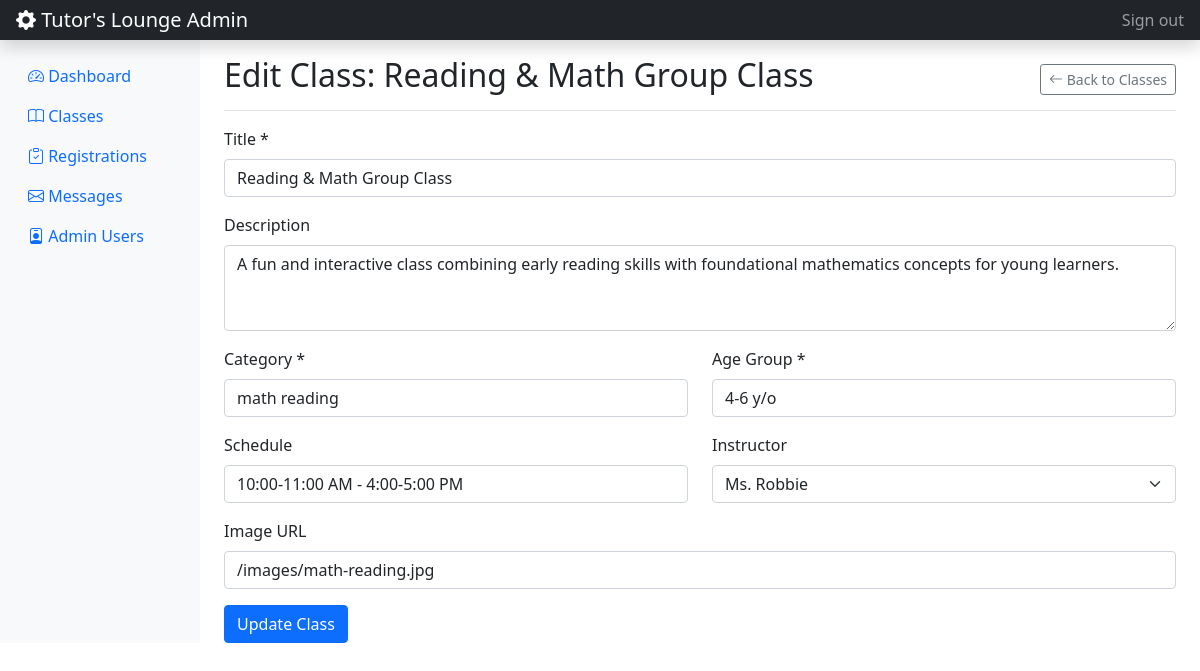
/admin/edit_class.php?id=1 (signed in), run on the app's committed database.
### tables this page shows
CREATE TABLE `classes` (
  `id` int(11) NOT NULL,
  `title` varchar(255) NOT NULL,
  `description` text DEFAULT NULL,
  `category` varchar(100) DEFAULT NULL,
  `age_group` varchar(50) DEFAULT NULL,
  `schedule` varchar(100) DEFAULT NULL,
  `instructor` varchar(100) DEFAULT NULL,
  `image_url` varchar(255) DEFAULT '/api/placeholder/400/300',
  `created_at` timestamp NOT NULL DEFAULT current_timestamp()
);

CREATE TABLE `professors` (
  `id` int(11) NOT NULL,
  `name` varchar(100) NOT NULL,
  `bio` text DEFAULT NULL,
  `specialization` varchar(100) DEFAULT NULL,
  `image_url` varchar(255) DEFAULT '/api/placeholder/400/300'
);

### admin/edit_class.php (the view, shortened to what this page needs)
<?php
require_once '../includes/auth_check.php';
$class_id = $_GET['id'];
$stmt = $pdo->prepare("SELECT * FROM classes WHERE id = ?");
$stmt->execute([$class_id]);
$class = $stmt->fetch();
$professors = $pdo->query("SELECT id, name FROM professors ORDER BY name")->fetchAll();
?>
<?php include '../includes/admin_header.php'; ?>
<div class="d-flex justify-content-between flex-wrap flex-md-nowrap align-items-center pt-3 pb-2 mb-3 border-bottom">
    <h1 class="h2">Edit Class: <?php echo htmlspecialchars($class['title']); ?></h1>
    <a href="manage_classes.php" class="btn btn-sm btn-outline-secondary">
        <i class="bi bi-arrow-left"></i> Back to Classes
    </a>
</div>
<form action="admin_actions.php" method="POST">
    <div class="mb-3">
        <label for="title" class="form-label">Title *</label>
        <input type="text" class="form-control" id="title" name="title" value="<?php echo htmlspecialchars($class['title']); ?>" required>
    </div>
    <div class="mb-3">
        <label for="description" class="form-label">Description</label>
        <textarea class="form-control" id="description" name="description" rows="3"><?php echo htmlspecialchars($class['description']); ?></textarea>
    </div>
    <div class="row">
        <div class="col-md-6 mb-3">
            <label for="category" class="form-label">Category *</label>
            <input type="text" class="form-control" id="category" name="category" value="<?php echo htmlspecialchars($class['category']); ?>" required>
        </div>
        <div class="col-md-6 mb-3">
            <label for="age_group" class="form-label">Age Group *</label>
            <input type="text" class="form-control" id="age_group" name="age_group" value="<?php echo htmlspecialchars($class['age_group']); ?>" required>
        </div>
    </div>
    <div class="row">
        <div class="col-md-6 mb-3">
            <label for="schedule" class="form-label">Schedule</label>
            <input type="text" class="form-control" id="schedule" name="schedule" value="<?php echo htmlspecialchars($class['schedule']); ?>">
        </div>
        <div class="col-md-6 mb-3">
            <label for="instructor" class="form-label">Instructor</label>
            <select class="form-select" id="instructor" name="instructor">
                <?php foreach ($professors as $professor): ?>
                    <option value="<?php echo htmlspecialchars($professor['name']); ?>" <?php echo ($professor['name'] === $class['instructor']) ? 'selected' : ''; ?>>
                        <?php echo htmlspecialchars($professor['name']); ?>
                    </option>
                <?php endforeach; ?>
            </select>
        </div>
    </div>
    <div class="mb-3">
        <label for="image_url" class="form-label">Image URL</label>
        <input type="text" class="form-control" id="image_url" name="image_url" value="<?php echo htmlspecialchars($class['image_url']); ?>">
    </div>
    <button type="submit" class="btn btn-primary">Update Class</button>
</form>
<?php include '../includes/admin_footer.php'; ?>

### data on the page
classes: title "Reading & Math Group Class", description "A fun and interactive class combining early reading skills with foundational mathematics concepts for young learners.", category "math reading", age_group "4-6 y/o", schedule "10:00-11:00 AM - 4:00-5:00 PM", instructor "Ms. Robbie", image_url "/images/math-reading.jpg"

### other printed values
SITE_NAME "Tutor's Lounge"
